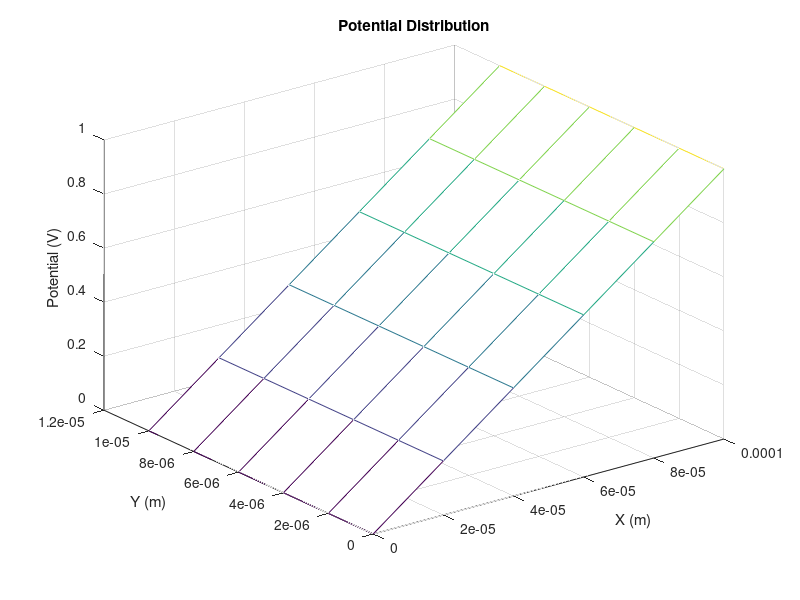

Here is the MATLAB script that generated this plot:
%Assume h = 1um for both x and y
prompt = 'Give number of steps in X direction';
m = input(prompt) + 1;
if isempty(m)
    m = 101;
end

prompt = 'Give number of steps in Y direction';
n = input(prompt) + 1;
if isempty(n)
    n = 11;
end

hx = 100e-6/(m-1);
hy = 10e-6/(n-1);
A = zeros(m*n, m*n);

% solve for 1D geometry
b = zeros(m*n,1);

% solve for the 2D interface
for i = 1:m
    for j = 1:n
        c = (i - 1)*n + j;
        if i == 1 || i == m  
            A (c,c) = 1;
        elseif j == 1
            A (c,c) = 1;
            A (c,c + 1) = -1;
            b (c) = 0;
        elseif j == n
            A (c,c) = 1;
            A (c,c-1) = -1;
            b(c) = 0;
        %elseif i == m
        %    A (c,c) == 1;
        %elseif j == 1
        %    A (c,c) = 1;
        %elseif j == n
        %    A (c,c) = 1;
        else
            c1 = (i-2)*n + j;
            c2 = i*n + j;
            A(c, c-1:c+1) = [1 -4 1];
            A(c, c1) = 1;
            A(c, c2) = 1;
        end
    end
end
%disp(A(12,11));

b((m*n-n+1):m*n,1) = 1;
%b (1:n,1) = 1;
        
x = A\b;
X = 0:hx:100e-6;
Y = 0:hy:10e-6;
B = reshape(x,[n,m]);
%B = vec2mat(x,n);
mesh(X,Y,B);
title('Potential Distribution');
xlabel('X (m)');
ylabel('Y (m)');
zlabel('Potential (V)');

